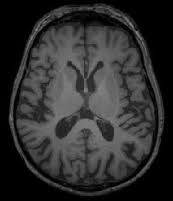
#> input picture full dataset/10 no.jpg, 173 x 201 px; its folder holds only this picture in this run
$ jupyter execute 'Brain Tumor Segmentation .ipynb'
#> lines starting #> are read from the running program, lines starting #| are printed output that depends on the picture
[cell 1]
import cv2
import numpy as np
import matplotlib.pyplot as plt
import glob
from PIL import Image

[cell 2]
# Path
path3= glob.glob("C:/Users/abdel/medical/full dataset/*.jpg")

[cell 3]
count = 0
for image in path3:
    input_img = np.array(Image.open(image))
#> input_img is the input picture: shape (201, 173, 3); min 0, max 139, mean 46.7
    if(len(input_img.shape) > 2):
        # Gray Scale
        gray_scale = cv2.cvtColor(input_img,cv2.COLOR_BGR2GRAY)
        # median Filter
        median = cv2.medianBlur(gray_scale, 7)
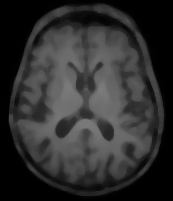
#> median: shape (201, 173); min 0, max 124, mean 46.6
        # Binary Threshold
        ThValue, Threshold = cv2.threshold(median, 157, 255, cv2.THRESH_BINARY)
#> Threshold: shape (201, 173); every value is 0
        # Kernel
        SE = np.ones((3,3))
        # Morphological Operation
        opening_img = cv2.morphologyEx(Threshold , cv2.MORPH_OPEN ,SE )

        closing_img = cv2.morphologyEx(opening_img , cv2.MORPH_CLOSE ,SE )
        # Connected Components
        num_labels, labels_im, stats, centroids = cv2.connectedComponentsWithStats(closing_img,connectivity=4)
#> labels_im: shape (201, 173) int32; every value is 0
#> num_labels = 1; stats = [[0, 0, 173, 201, 34773]]; centroids = [[86, 100]]

        for k in range(1,num_labels):
            pts = np.where(labels_im == k)
            size = stats[k, cv2.CC_STAT_AREA]
            if size > 500 and size < 10000:
                labels_im[pts] = labels_im[pts]

            else:
                labels_im[pts] =0

        label_hue = np.uint8(179*labels_im/np.max(labels_im))
        blank_ch = 255*np.ones_like(label_hue)
        labeled_img = cv2.merge([label_hue, blank_ch, blank_ch])
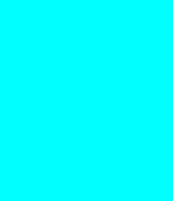
#> labeled_img: shape (201, 173, 3); mean of channels 0, 1, 2 0, 255, 255; drawn as R, G, B
        labeled_img = cv2.cvtColor(labeled_img, cv2.COLOR_HSV2BGR)
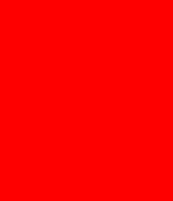
#> labeled_img: shape (201, 173, 3); mean B, G, R 0, 0, 255
        labeled_img [label_hue==0] = 0
#> labeled_img: shape (201, 173, 3); every value is 0

        gray1 = cv2.cvtColor(labeled_img , cv2.COLOR_BGR2GRAY)
        gray2 = gray1 * gray_scale
        opening_img1 = cv2.morphologyEx(gray2 , cv2.MORPH_OPEN ,SE )
        closing_img1 = cv2.morphologyEx(opening_img1 , cv2.MORPH_CLOSE ,SE )
        b = closing_img1 * 5

        # Save Data
        cv2.imwrite('C:/Users/abdel/medical/result/median/' + str(count) + '.jpg' , median)
        cv2.imwrite('C:/Users/abdel/medical/result/threshold/' + str(count) + '.jpg' , Threshold)
        cv2.imwrite('C:/Users/abdel/medical/result/opening/' + str(count) + '.jpg' , opening_img)
        cv2.imwrite('C:/Users/abdel/medical/result/closing/' + str(count) + '.jpg' , closing_img)
        cv2.imwrite('C:/Users/abdel/medical/result/labeled image/' + str(count) + '.jpg' , labeled_img)


    if(len(labeled_img[labeled_img == 255]) > 5):
        cv2.imwrite('C:/Users/abdel/medical/result/classification/tumor/' + str(count) + '.jpg' , b)
    else:
        cv2.imwrite('C:/Users/abdel/medical/result/classification/notumor/' + str(count) + '.jpg' , b)
    count = count + 1
